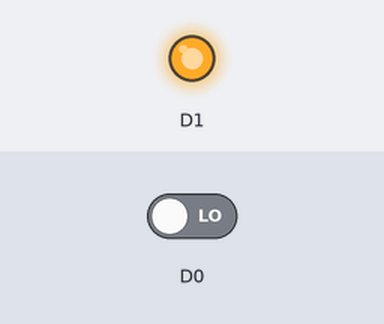
The sketch below on a simulated ESP8266 (NodeMCU). Parts: output pins drawn as LEDs (lit = HIGH). Inputs (shaded band) come from the test bench; at power-on: D0 LOW. What the sketch prints to the serial monitor is not drawn.

Above: at 1.2 s.
1.3 s: D0 driven HIGH
At 2.06 s:
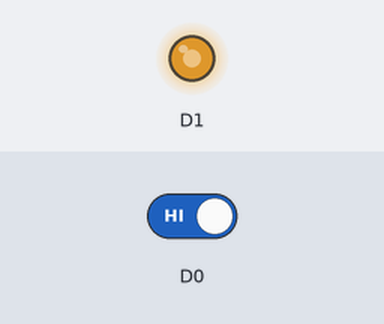
At 4.5 s:
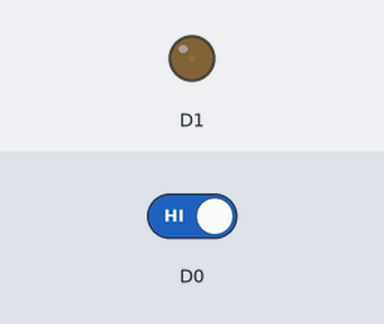
Timing chart, 0 to 6.0 s (numbered marks = the images above; inputs shaded):
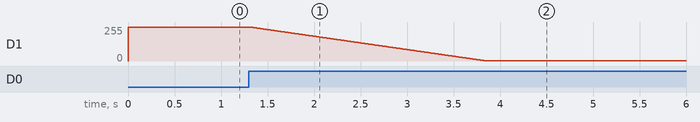

Measured:
- after the input at 1.3 s, D1: moves from 255/255 to 2/255 over 2.5 s, starting at once

The sketch:

day_1.ino
```cpp
int state = 0;
int i = 0;
void setup() {
  // put your setup code here, to run once:
  Serial.begin(9600);
  pinMode(D1,OUTPUT);
  pinMode(D0,INPUT);
}
void loop() {
 state = digitalRead(D0);
 Serial.println(state);
 if (state == HIGH && i==255){
  for (i = 255;i>1;i--){
    if (i==1){
      break;
    }
    analogWrite(D1,i);
    delay(10);
  }
  i = 0;
 }
 else if(state == LOW){
  i = 255;
  analogWrite(D1,i);
 }
}
```
